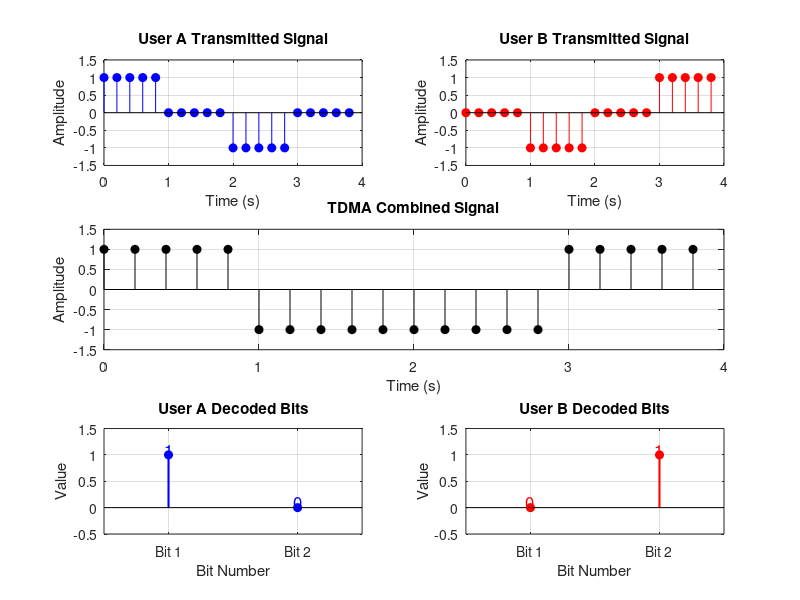

This figure's MATLAB source:
clc; clear; close all;

%% Parameters
Fs = 5;                % Sampling frequency (Hz)
T = 1;                 % Bit duration (sec)
num_users = 2;         % User A and User B
bits_per_user = 2;     % 2 bits per user
total_time = num_users * bits_per_user * T; % 4 seconds total

% Time vector
t = 0:1/Fs:total_time-1/Fs;

%% Binary Data to BPSK
bits_A = [1, 0];       % User A bits
bits_B = [0, 1];       % User B bits

% BPSK Modulation
bpsk_A = 2*bits_A - 1;
bpsk_B = 2*bits_B - 1;

%% TDMA Slot Allocation
slot_A1 = (t >= 0)   & (t < 1);
slot_B1 = (t >= 1)   & (t < 2);
slot_A2 = (t >= 2)   & (t < 3);
slot_B2 = (t >= 3)   & (t < 4);

%% Generate TDMA Signals
signal_A1 = bpsk_A(1) * ones(size(t)) .* slot_A1;
signal_B1 = bpsk_B(1) * ones(size(t)) .* slot_B1;
signal_A2 = bpsk_A(2) * ones(size(t)) .* slot_A2;
signal_B2 = bpsk_B(2) * ones(size(t)) .* slot_B2;

% Combine all signals
tdma_signal = signal_A1 + signal_B1 + signal_A2 + signal_B2;

%% Receiver Side (Slot-based integration)
% User A
decoded_A(1) = sum(tdma_signal(slot_A1)) > 0;
decoded_A(2) = sum(tdma_signal(slot_A2)) > 0;

% User B
decoded_B(1) = sum(tdma_signal(slot_B1)) > 0;
decoded_B(2) = sum(tdma_signal(slot_B2)) > 0;

%% Visualization
figure;

% User A Transmitted Signal
subplot(3,2,1);
stem(t, signal_A1 + signal_A2, 'b', 'filled');
title('User A Transmitted Signal');
xlabel('Time (s)'); ylabel('Amplitude');
ylim([-1.5 1.5]); grid on;

% User B Transmitted Signal
subplot(3,2,2);
stem(t, signal_B1 + signal_B2, 'r', 'filled');
title('User B Transmitted Signal');
xlabel('Time (s)'); ylabel('Amplitude');
ylim([-1.5 1.5]); grid on;

% Combined TDMA Signal
subplot(3,2,[3 4]);
stem(t, tdma_signal, 'k', 'filled');
title('TDMA Combined Signal');
xlabel('Time (s)'); ylabel('Amplitude');
ylim([-1.5 1.5]); grid on;

% User A Decoded Bits
subplot(3,2,5);
stem(1:2, decoded_A, 'b', 'filled', 'LineWidth', 1.5);
title('User A Decoded Bits');
xlabel('Bit Number'); ylabel('Value');
ylim([-0.5 1.5]); xlim([0.5 2.5]);
set(gca, 'XTick', [1 2], 'XTickLabel', {'Bit 1','Bit 2'});
grid on;

for i = 1:2
    text(i, decoded_A(i)+0.1, num2str(decoded_A(i)), 'Color', 'b', 'FontSize', 12, 'HorizontalAlignment', 'center');
end

% User B Decoded Bits
subplot(3,2,6);
stem(1:2, decoded_B, 'r', 'filled', 'LineWidth', 1.5);
title('User B Decoded Bits');
xlabel('Bit Number'); ylabel('Value');
ylim([-0.5 1.5]); xlim([0.5 2.5]);
set(gca, 'XTick', [1 2], 'XTickLabel', {'Bit 1','Bit 2'});
grid on;

for i = 1:2
    text(i, decoded_B(i)+0.1, num2str(decoded_B(i)), 'Color', 'r', 'FontSize', 12, 'HorizontalAlignment', 'center');
end

%% Display Results
disp('=== Original Bits ===');
disp('User A:'); disp(bits_A);
disp('User B:'); disp(bits_B);

disp('=== Decoded Bits ===');
disp('User A:'); disp(decoded_A);
disp('User B:'); disp(decoded_B);
